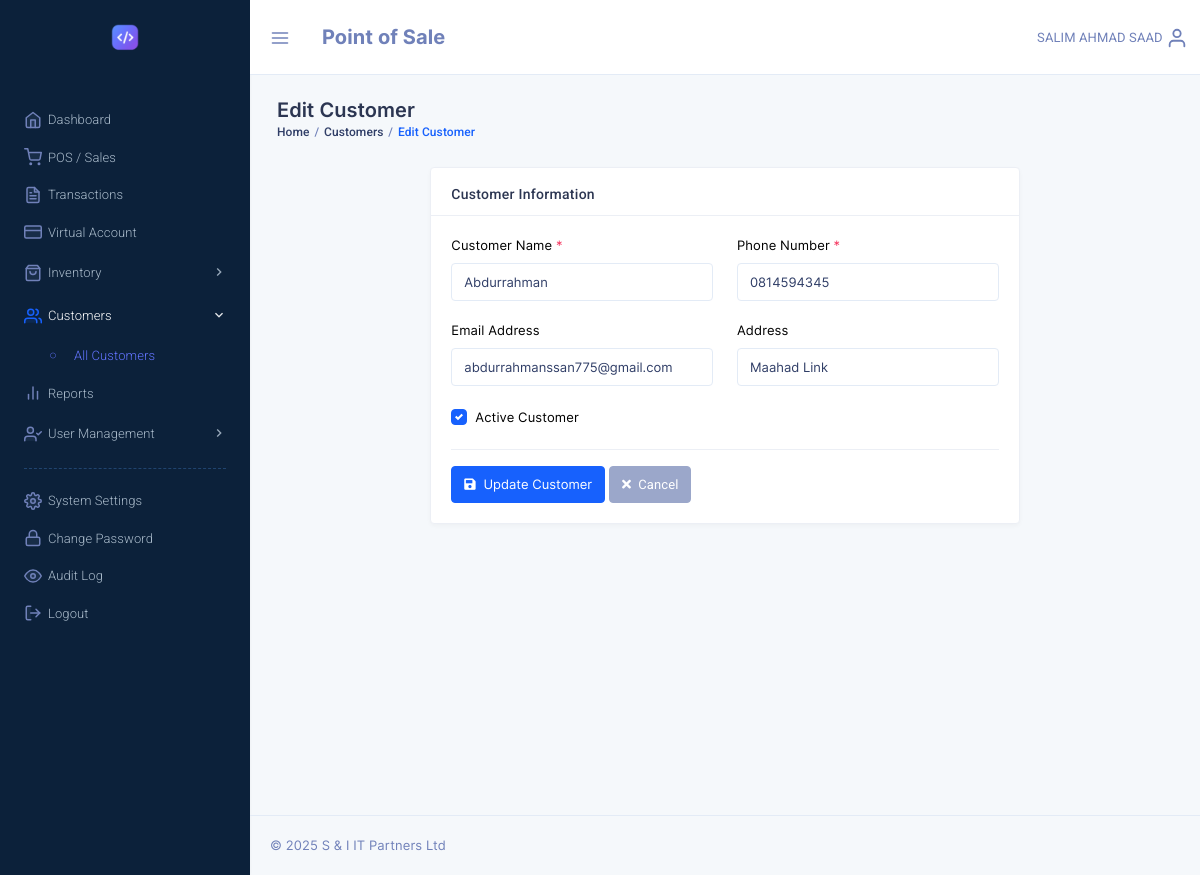
/edit_customer.php?id=20, run on the app's committed database.
### tables this page shows
CREATE TABLE `system_settings` (
  `id` int NOT NULL,
  `setting_key` varchar(100) NOT NULL,
  `setting_value` text,
  `setting_type` enum('text','number','boolean','json') NOT NULL DEFAULT 'text',
  `description` varchar(255) DEFAULT NULL,
  `updated_by` varchar(32) DEFAULT NULL,
  `updated_at` timestamp NULL DEFAULT NULL ON UPDATE CURRENT_TIMESTAMP
);

CREATE TABLE `customers` (
  `customer_id` int NOT NULL,
  `name` varchar(100) NOT NULL,
  `phone` varchar(20) DEFAULT NULL,
  `email` varchar(100) DEFAULT NULL,
  `address` text,
  `total_purchases` decimal(10,2) DEFAULT '0.00',
  `created_at` datetime NOT NULL DEFAULT CURRENT_TIMESTAMP,
  `updated_at` timestamp NULL DEFAULT NULL ON UPDATE CURRENT_TIMESTAMP,
  `is_active` tinyint(1) NOT NULL DEFAULT '1',
  `del_status` tinyint(1) DEFAULT '0'
);

### include/admin_constants.php (called while the page is built, shortened)
<?php
$admin = $_SESSION['pos_admin'];
if((!isset($_SESSION['pos_admin_basic'])) || (!is_array($_SESSION['pos_admin_basic']))) {
	$constantSQL = "SELECT id, username, sname, fname, mname FROM admins WHERE username= :username";
	$constantQuery = $dbh->prepare($constantSQL);
	$constantQuery->bindParam(':username', $admin, PDO::PARAM_STR);
	$constantQuery->execute();
	$constantResult = $constantQuery->fetch(PDO::FETCH_ASSOC);
	$fullname = !empty($constantResult['mname']) ? ($constantResult['fname'] . ' ' . $constantResult['mname'] . ' ' . $constantResult['sname']) : ($constantResult['fname'] . ' ' . $constantResult['sname']);
	$admin_fullname = $_SESSION['pos_admin_basic']['fullname'] = strtoupper($fullname);
} else {
	$admin_fullname = $_SESSION['pos_admin_basic']['fullname'];
}
?>

### edit_customer.php (the view, shortened to what this page needs)
<?php
require("config.php");
require("include/admin_constants.php");
$customer_id = isset($_GET['id']) ? intval($_GET['id']) : 0;
$sql = "SELECT * FROM customers WHERE customer_id = :id";
$query = $dbh->prepare($sql);
$query->bindParam(':id', $customer_id, PDO::PARAM_INT);
$query->execute();
$customer = $query->fetch(PDO::FETCH_ASSOC);
?>
<!DOCTYPE html>
<html lang="en">
<head>
    <link href="template/assets/css/bootstrap.min.css" rel="stylesheet" type="text/css" />
    <link href="template/assets/css/icons.min.css" rel="stylesheet" type="text/css" />
    <link href="template/assets/css/metisMenu.min.css" rel="stylesheet" type="text/css" />
    <link href="template/assets/css/app.min.css" rel="stylesheet" type="text/css" />
</head>
<body class="dark-sidenav">
    <?php include('include/sidebar.php'); ?>
    <div class="page-wrapper">
        <div class="topbar"><?php require('template/top_nav_admin.php'); ?></div>
        <div class="page-content">
            <div class="container-fluid">
                <div class="row">
                    <div class="col-sm-12">
                        <div class="page-title-box">
                            <h4 class="page-title">Edit Customer</h4>
                            <ol class="breadcrumb">
                                <li class="breadcrumb-item"><a href="dashboard.php">Home</a></li>
                                <li class="breadcrumb-item"><a href="customers.php">Customers</a></li>
                                <li class="breadcrumb-item active">Edit Customer</li>
                            </ol>
                        </div>
                    </div>
                </div>
                <div class="row">
                    <div class="col-lg-8 mx-auto">
                        <div class="card">
                            <div class="card-header">
                                <h5 class="card-title mb-0">Customer Information</h5>
                            </div>
                            <div class="card-body">
                                <form method="POST" action="">
                                    <div class="row">
                                        <div class="col-md-6">
                                            <div class="form-group">
                                                <label for="name">Customer Name <span class="text-danger">*</span></label>
                                                <input type="text" class="form-control" id="name" name="name"
                                                    value="<?php echo htmlspecialchars($customer['name']); ?>" required>
                                            </div>
                                        </div>
                                        <div class="col-md-6">
                                            <div class="form-group">
                                                <label for="phone">Phone Number <span class="text-danger">*</span></label>
                                                <input type="text" class="form-control" id="phone" name="phone"
                                                    value="<?php echo htmlspecialchars($customer['phone']); ?>" required>
                                            </div>
                                        </div>
                                    </div>
                                    <div class="row">
                                        <div class="col-md-6">
                                            <div class="form-group">
                                                <label for="email">Email Address</label>
                                                <input type="email" class="form-control" id="email" name="email"
                                                    value="<?php echo htmlspecialchars($customer['email']); ?>">
                                            </div>
                                        </div>
                                        <div class="col-md-6">
                                            <div class="form-group">
                                                <label for="address">Address</label>
                                                <input type="text" class="form-control" id="address" name="address"
                                                    value="<?php echo htmlspecialchars($customer['address']); ?>">
                                            </div>
                                        </div>
                                    </div>
                                    <div class="form-group">
                                        <div class="custom-control custom-checkbox">
                                            <label class="custom-control-label" for="is_active">Active Customer</label>
                                        </div>
                                    </div>
                                    <hr>
                                    <div class="form-group mb-0">
                                        <button type="submit" name="update_customer" class="btn btn-primary">
                                            <i class="fas fa-save mr-1"></i> Update Customer
                                        </button>
                                        <a href="customer_details.php?id=<?php echo $customer_id; ?>" class="btn btn-secondary">
                                            <i class="fas fa-times mr-1"></i> Cancel
                                        </a>
                                    </div>
                                </form>
                            </div>
                        </div>
                    </div>
                </div>
            </div>
            <footer class="footer text-center text-sm-left">
                <?php include('template/copyright.php'); ?>
            </footer>
        </div>
    </div>
</body>
</html>

### template/brand_admin.php (shortened to what this page needs)
<?php
                                    $logo_sql = "SELECT setting_value FROM system_settings WHERE setting_key = 'company_logo'";
                                    $logo_query = $dbh->prepare($logo_sql);
                                    $logo_query->execute();
                                    $company_logo = $logo_query->fetchColumn();
                                    ?>
<a href="dashboard.php" class="logo">
    <?php if ($company_logo && file_exists($company_logo)): ?>
                                            <img src="<?php echo htmlspecialchars($company_logo); ?>" height="50" alt="Company Logo" class="auth-logo">
                                        <?php else: ?>
                                            <img src="template/assets/images/logo-sm.png" height="50" alt="Logo" class="auth-logo">
                                        <?php endif; ?>
</a>

### template/top_nav_admin.php (shortened to what this page needs)
<nav class="navbar-custom">
    <ul class="list-unstyled topbar-nav float-right mb-0">
        <li class="dropdown">
            <a class="nav-link dropdown-toggle waves-effect waves-light nav-user" data-toggle="dropdown" href="#" role="button" aria-haspopup="false" aria-expanded="false">
                <span class="ms-1 nav-user-name hidden-sm"><?php echo $admin_fullname; ?></span>
                <i data-feather="user" class="align-self-center icon-sm"></i>
            </a>
        </li>
    </ul>
    <ul class="list-unstyled topbar-nav mb-0">
        <li>
            <button class="nav-link button-menu-mobile">
                <i data-feather="menu" class="align-self-center topbar-icon"></i>
            </button>
        </li>
        <li class="creat-btn">
            <div class="nav-link">
                <span class="app-name font-weight-bold font-20">Point of Sale</span>
            </div>
        </li>
    </ul>
</nav>

### data on the page
system_settings: setting_value (picture)
customers: name "Abdurrahman", phone "0814594345", email "abdurrahmanssan775@gmail.com", address "Maahad Link"

### other printed values
$admin_fullname "SALIM AHMAD SAAD"
